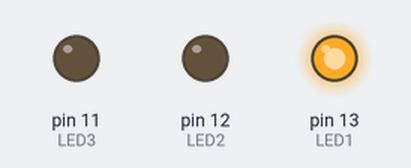
The sketch below on a simulated Arduino Uno, built with avr-gcc and run on an emulated ATmega328P. On the bench: output pins drawn as LEDs (lit = HIGH).

Above: at 0.2 s.
At 1.2 s:
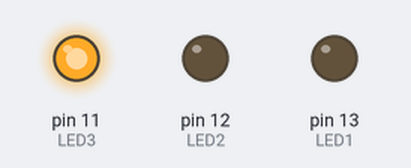
At 2.2 s:
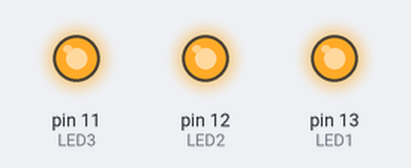
At 3.7 s:
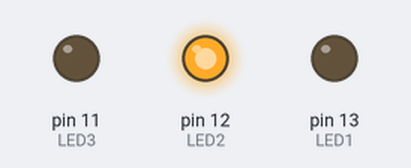
At 5.7 s:
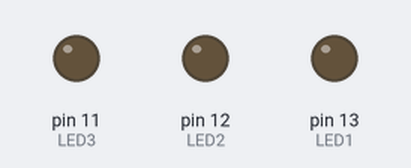
Timing chart, 0 to 6.9 s (numbered marks = the images above):
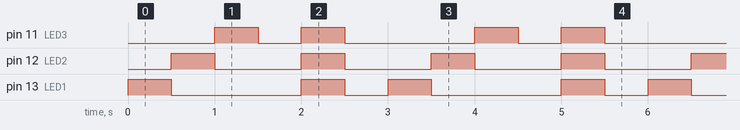

The sketch:

blink.ino
```cpp
const int LED1 = 13;
const int LED2 = 12;
const int LED3 = 11;

const int DELAY = 500;

void setup() {
  pinMode(LED1, OUTPUT);
  pinMode(LED2, OUTPUT);
  pinMode(LED3, OUTPUT);
}

void loop() {
  switchOn(LED1);
  wait();
  switchOff(LED1);
  switchOn(LED2);
  wait();
  switchOff(LED2);
  switchOn(LED3);
  wait();
  switchOff(LED3);
  wait();
  switchOn(LED1);
  switchOn(LED2);
  switchOn(LED3);
  wait();
  switchOff(LED1);
  switchOff(LED2);
  switchOff(LED3);
  wait();
}

void switchOn(int led) {
  digitalWrite(led, HIGH);
}

void switchOff(int led) {
  digitalWrite(led, LOW);
}

void wait() {
  delay(DELAY);
}
```

Measured:
- by itself, pin 11 (LED3): repeats every 3.0 s: LOW 0.50 s, HIGH 0.50 s, LOW 1.5 s, HIGH 0.50 s
- by itself, pin 12 (LED2): alternates HIGH for 0.50 s and LOW for 1.0 s
- by itself, pin 13 (LED1): repeats every 3.0 s: LOW 1.5 s, HIGH 0.50 s, LOW 0.50 s, HIGH 0.50 s
